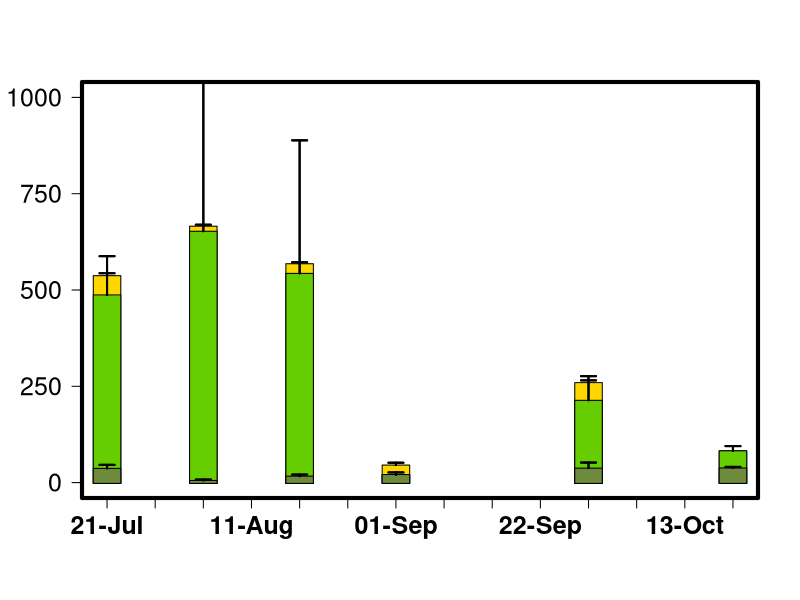

Source code (R):
library(tidyverse)
library(readr)
library(plyr)
library(dplyr)

alldata <- data.frame(read_csv("2_Incremental/3_Integration/INTEGRATED.csv"))

alldata$DATE<-as.Date(alldata$DATE)


#alldata[,c(11-87)]<-alldata[,c(13-87)]

#alldata<-replace(alldata[c(13:88)], alldata[c(13:87)] < 0, 0)

# Variable date to factor

ssite<-"CR"

se <- function(x, ...) sqrt(var(x, ...)/length(x))

names(alldata)

mult=1

yrange<-1000

n1<-20
n2<-31
n3<-52

alldata <- subset(alldata, DATE < as.Date(as.character("2021-01-01")))


EPIL.SUM<-data.frame(aggregate(as.numeric(alldata[,n1]) ~ DATE+SITE, alldata, mean))
EPIL.SUM[,4]<-aggregate(as.numeric(alldata[,n1]) ~ DATE+SITE, alldata, se)[,3]
EPIL.SUM <- subset(EPIL.SUM, SITE == ssite)
EPIL.SUM[,5]<--2
names(EPIL.SUM)<-c("DATE","SITE","MEAN.EPIL","STDER.EPIL","GRAP")

EPIP.SUM<-data.frame(aggregate(as.numeric(alldata[,n2])+as.numeric(alldata[,n1]) ~ DATE+SITE, alldata, mean))
EPIP.SUM[,4]<-aggregate(as.numeric(alldata[,n2])+as.numeric(alldata[,n1]) ~ DATE+SITE, alldata, se)[,3]
EPIP.SUM <- subset(EPIP.SUM, SITE == ssite)
EPIP.SUM[,5]<--2
names(EPIP.SUM)<-c("DATE","SITE","MEAN.EPIP","STDER.EPIP","GRAP")

FILA.SUM<-data.frame(aggregate(as.numeric(alldata[,n3])+as.numeric(alldata[,n3]) ~ DATE+SITE, alldata, mean))
FILA.SUM[,4]<-aggregate(as.numeric(alldata[,n3])+as.numeric(alldata[,n3]) ~ DATE+SITE, alldata, se)[,3]
FILA.SUM <- subset(FILA.SUM, SITE == ssite)
FILA.SUM[,5]<--2
names(FILA.SUM)<-c("DATE","SITE","MEAN.FILA","STDER.FILA","GRAP")

n=length(EPIL.SUM[,2])

ALL.SUM<-list(EPIP.SUM,FILA.SUM,EPIL.SUM)

ALL.SUM<-ALL.SUM %>% reduce(full_join)

ALL.SUM[is.na(ALL.SUM)] <- 0

L=nrow(ALL.SUM)

#Column Width

j=2

#each 'polygon' is inside a list with xx and yy coordinates

dat1 <- lapply(1:L,function(x){
  res <- list(xx=c(ALL.SUM[x,1]+j, ALL.SUM[x,1]-j, ALL.SUM[x,1]-j, ALL.SUM[x,1]+j),
              yy=c(ALL.SUM[x,5], ALL.SUM[x,5], ALL.SUM[x,8], ALL.SUM[x,8]))
  return(res)
})

dat2 <- lapply(1:L,function(x){
  res <- list(xx=c(ALL.SUM[x,1]+j, ALL.SUM[x,1]-j, ALL.SUM[x,1]-j, ALL.SUM[x,1]+j),
              yy=c(ALL.SUM[x,5], ALL.SUM[x,5], ALL.SUM[x,6]+ALL.SUM[x,8], ALL.SUM[x,6]+ALL.SUM[x,8]))
  return(res)
})

dat3 <- lapply(1:L,function(x){
  res <- list(xx=c(ALL.SUM[x,1]+j, ALL.SUM[x,1]-j, ALL.SUM[x,1]-j, ALL.SUM[x,1]+j),
              yy=c(ALL.SUM[x,5], ALL.SUM[x,5], ALL.SUM[x,3]+ALL.SUM[x,6]+ALL.SUM[x,8], ALL.SUM[x,3]+ALL.SUM[x,6]+ALL.SUM[x,8]))
  return(res)
})

ardat1 <- lapply(1:L,function(x){
  res <- list(x0=c(ALL.SUM[x,1], ALL.SUM[x,1]),
              y0=c(ALL.SUM[x,8]),
              x1=c(ALL.SUM[x,1], ALL.SUM[x,1]),
              y1=c(ALL.SUM[x,8]+ALL.SUM[x,9]))
  return(res)
})

ardat2 <- lapply(1:L,function(x){
  res <- list(x0=c(ALL.SUM[x,1], ALL.SUM[x,1]),
              y0=c(ALL.SUM[x,6]+ ALL.SUM[x,8]),
              x1=c(ALL.SUM[x,1], ALL.SUM[x,1]),
              y1=c(ALL.SUM[x,6]+ALL.SUM[x,8]+ALL.SUM[x,7]))
  return(res)
})
ardat3 <- lapply(1:L,function(x){
  res <- list(x0=c(ALL.SUM[x,1], ALL.SUM[x,1]),
              y0=c(ALL.SUM[x,6]+ALL.SUM[x,8]+ALL.SUM[x,3]),
              x1=c(ALL.SUM[x,1], ALL.SUM[x,1]),
              y1=c(ALL.SUM[x,6]+ALL.SUM[x,8]+ALL.SUM[x,3]+ALL.SUM[x,4]))
  return(res)
})



dev.new(width=10, height=7, noRStudioGD = TRUE)

plot(ALL.SUM[,1], ALL.SUM[,2],
     type='n',
     ylim=c(0,yrange),
     xlim=c(min(ALL.SUM$DATE),max(ALL.SUM$DATE)),
     ylab=NA, 
     yaxt = "n",
     cex=1.5,
     xaxt = "n",
     xlab = NA,
     cex.lab=1, cex.axis=1.2, cex.main=1.2, cex.sub=1.2,
)


axis(side = 2, at = seq(0, yrange, length.out=5), las=1, font.axis=1, cex.axis=1.5)

axis.Date(1, at=seq(min(ALL.SUM$DATE), max(ALL.SUM$DATE), "1 week"), las=1, font.axis=2, cex.axis=1.5, format="%d-%b")

#add polygons

for (i in 1:L) polygon(unlist(dat3[[i]]$xx),unlist(dat3[[i]]$yy),col="gold", border="black")
for (i in 1:L) polygon(unlist(dat2[[i]]$xx),unlist(dat2[[i]]$yy),col="chartreuse3", border="black")
for (i in 1:L) polygon(unlist(dat1[[i]]$xx),unlist(dat1[[i]]$yy),col=colors()[89],border="black")

for (i in 1:L) arrows(unlist(ardat3[[i]]$x0),unlist(ardat3[[i]]$y0),unlist(ardat3[[i]]$x1),unlist(ardat3[[i]]$y1), length=0.075, angle=90, code=2, lwd=2,col="black")
for (i in 1:L) arrows(unlist(ardat2[[i]]$x0),unlist(ardat2[[i]]$y0),unlist(ardat2[[i]]$x1),unlist(ardat2[[i]]$y1), length=0.075, angle=90, code=2, lwd=2,col="black")
for (i in 1:L) arrows(unlist(ardat1[[i]]$x0),unlist(ardat1[[i]]$y0),unlist(ardat1[[i]]$x1),unlist(ardat1[[i]]$y1), length=0.075, angle=90, code=2, lwd=2,col="black")


box(lwd=4)





